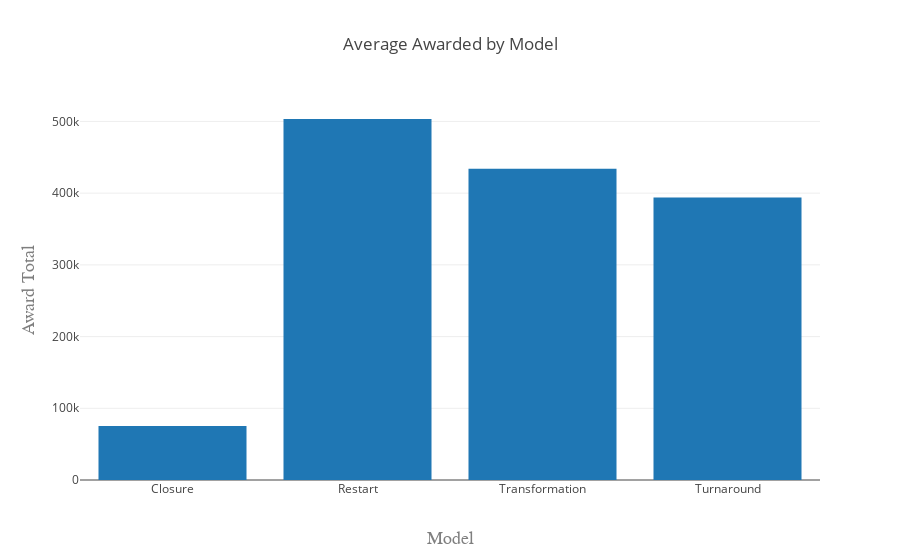

Notebook code for this chart:
### Code cell
# Create a trace
trace = go.Bar(
    x = Fund_Awards['Model Selected'],
    y = Fund_Awards['Award Total']/Fund_Awards['Award Count'],
    
)

data = [trace]

layout = go.Layout(
    title='Average Awarded by Model',
    xaxis=dict(
        title='Model',
        tickmode='linear',
        titlefont=dict(
            family='Courier New, monospace',
            size=18,
            color='#7f7f7f'
        )
    ),
    yaxis=dict(
        title='Award Total',
        titlefont=dict(
            family='Courier New, monospace',
            size=18,
            color='#7f7f7f'
        )
    )
)

fig = go.Figure(data=data, layout=layout)
# Plot and embed in ipython notebook!
iplot({'data': data, 'layout': layout}, filename='pandas-bar-chart-layout')

# or plot with: plot_url = py.plot(data, filename='basic-line')

### Figure 1 — Plotly figure (JSON) as saved in the notebook; plotly's stock layout.template omitted (floating-point values rounded to 4 significant figures)
{"data": [{"type": "bar", "uid": "ae81e81b-e084-11e8-8304-005056867580", "x": ["Closure", "Restart", "Transformation", "Turnaround"], "y": [75160.0, 503400.0, 434100.0, 394100.0]}], "layout": {"title": "Average Awarded by Model", "xaxis": {"tickmode": "linear", "title": "Model", "titlefont": {"color": "#7f7f7f", "family": "Courier New, monospace", "size": 18}}, "yaxis": {"title": "Award Total", "titlefont": {"color": "#7f7f7f", "family": "Courier New, monospace", "size": 18}}}}
